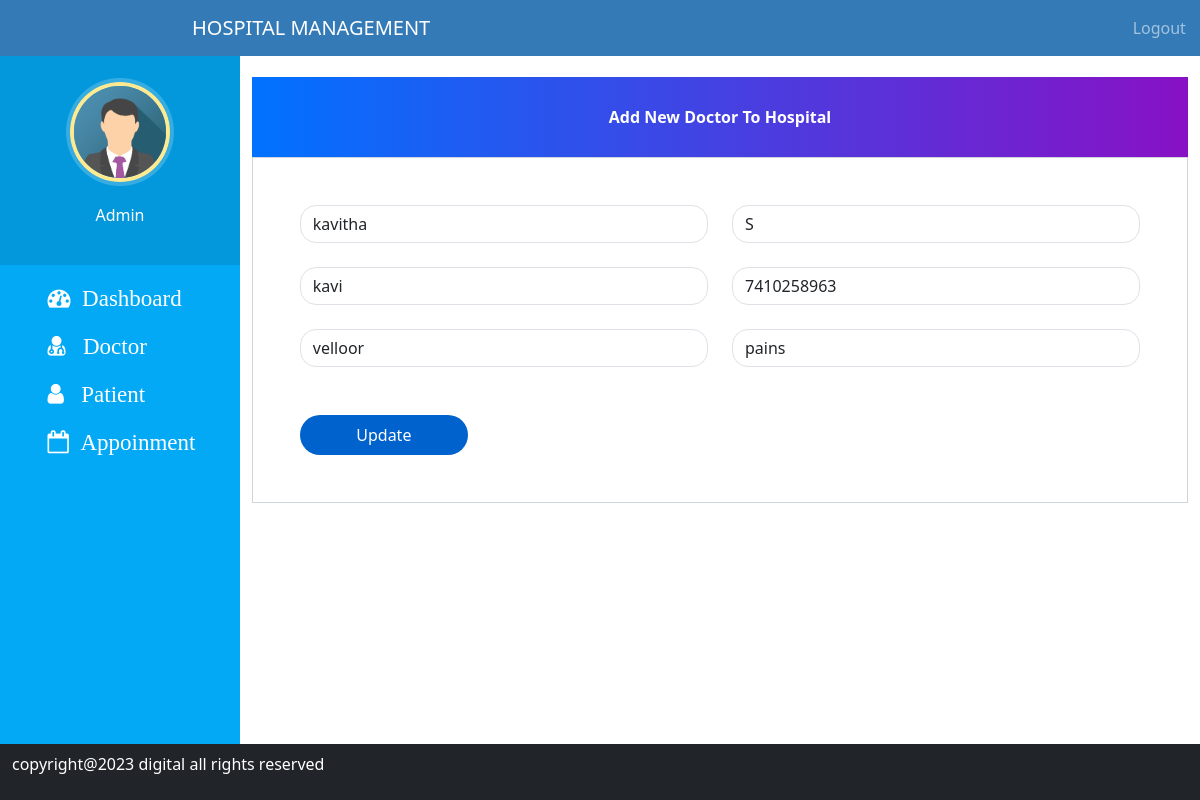
Page /admin_edit_patient/13 on the committed database.
### hospital/models.py (models this page shows)
class Patient(models.Model):
    patient_id =models.ForeignKey(User, on_delete=models.CASCADE)
    address = models.CharField(max_length=20)
    phone = models.IntegerField()
    symptoms = models.CharField(max_length=100)
    image = models.ImageField(upload_to='images/')
    status=models.BooleanField(default=False)
    assignedDoctorID =models. PositiveIntegerField( null=True)

class User(AbstractUser):
    usertype = models.CharField(max_length=20)

### hospital/views.py (the view)
# urls.py: path("admin_edit_patient/<int:id>", views.admin_edit_patient, name="admin_edit_patient"),
def admin_edit_patient(request,id):
    pat_info = Patient.objects.get(id=id)
    return render(request,'admin_update_patient.html',{'edit':pat_info})

### hospital/templates/admin_update_patient.html (shortened to what this page needs)
{% extends 'admin_base.html' %}
{% load static %}
{% block content %}
<form action="/admin_update_patient/{{ edit.id }}" method="post" enctype="multipart/form-data">
    <div class="container register-form" style="margin-top: 3%;">
        <div class="form">
            <div class="note">
                <p>Add New Doctor To Hospital</p>
            </div>
            <div class="form-content">
                <div class="row">
                    <div class="col-md-6">
                        <div class="form-group">
                            <input type="text" class="form-control" value="{{ edit.patient_id.first_name }}" name="firstname" placeholder="firstname">
                        </div><br>
                        <div class="form-group">
                            <input type="text" class="form-control" value="{{ edit.patient_id.username }}" name="username" placeholder="username">
                        </div><br>
                        <div class="form-group">
                            <input type="text" class="form-control" value="{{ edit.address }}" name="address" placeholder="address">
                        </div><br>
                    </div>
                    <div class="col-md-6">
                        <div class="form-group">
                            <input type="text" class="form-control" value="{{ edit.patient_id.last_name }}" name="lastname" placeholder="lastname">
                        </div><br>
                        <div class="form-group">
                            <input type="number" class="form-control" value="{{ edit.phone }}" name="phone" placeholder="phone">
                        </div><br>
                        <div class="form-group">
                            <input type="text" class="form-control" value="{{ edit.symptoms }}" name="symptom" placeholder="symptoms">
                        </div><br>
                    </div>
                </div> <br>
                <button type="submit" class="btnSubmit">Update</button>
            </div>
        </div>
    </div>
</form>
{% endblock content %}

### hospital/static/css/style1.css (style rules this page uses)
body { padding-left: 240px; }

### hospital/static/css/ad_style.css (style rules this page uses)
p { text-align: center; }
body { padding-left: 240px; }
.note { text-align: center; height: 80px; background: -webkit-linear-gradient(left, #0072ff, #8811c5); color: #fff; font-weight: bold; line-height: 80px; }
.form-content { padding: 5%; border: 1px solid #ced4da; margin-bottom: 2%; }
.form-control { border-radius: 1rem; }
.btnSubmit { border: none; border-radius: 1.5rem; padding: 1%; width: 20%; cursor: pointer; background: #0062cc; color: #fff; }

### rows in the picture
Patient: firstname "kavitha", username "kavi", address "velloor", lastname "S", phone "7410258963", symptom "pains"
